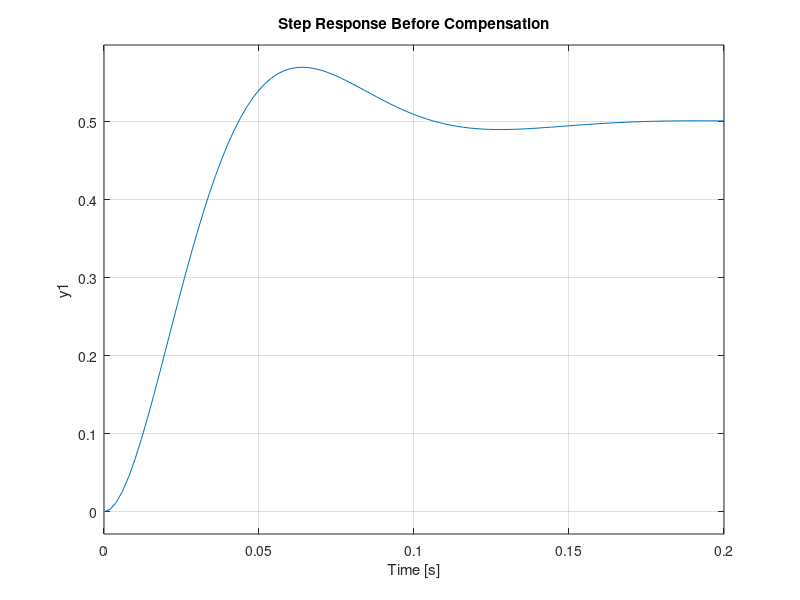
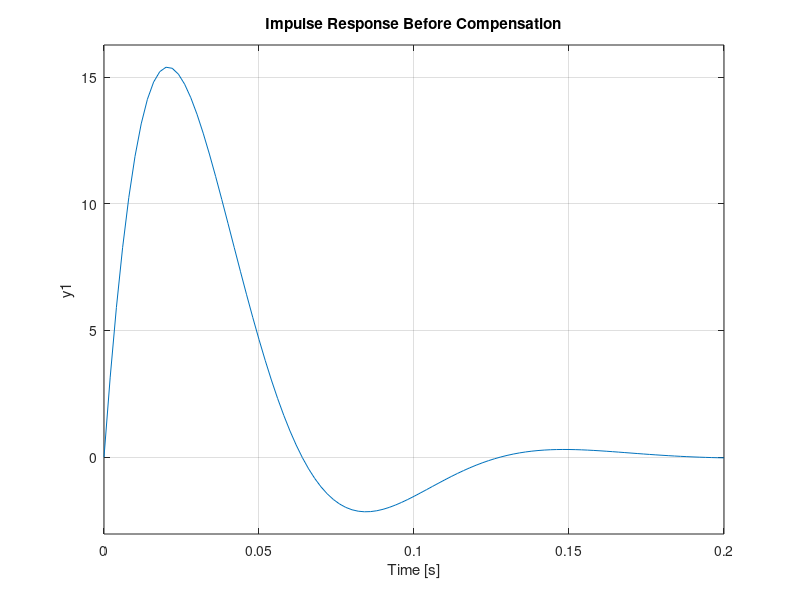

MATLAB code for these plots, in order: (Note: this script raises an error after producing the figures.)
clc;
clear;
close all;

% Second-Order Control System Analysis and Lead Compensator Design
% Parameters transcribed from the project report.

wn = 41;
zeta = 0.75;

fprintf('omega_n = %.4f rad/sec\n', wn);
fprintf('zeta = %.4f\n', zeta);

% Uncompensated open-loop transfer function
num = wn^2;
den = [1 2*zeta*wn wn^2];
G = tf(num, den);

disp('Open-loop transfer function G(s):');
G

% Unity-feedback closed-loop system before compensation
T = feedback(G, 1);

disp('Closed-loop transfer function before compensation T(s):');
T

figure;
step(T);
grid on;
title('Step Response Before Compensation');

figure;
impulse(T);
grid on;
title('Impulse Response Before Compensation');

info_before = stepinfo(T);
disp('System Information Before Compensation:');
disp(info_before);

figure;
rlocus(G);
grid on;
title('Root Locus Before Compensation');

% Lead compensator used in the report:
% Gc(s) = 2(s + 30)/(s + 60) = (2s + 60)/(s + 60)
Gc = 2 * tf([1 30], [1 60]);
G_comp = Gc * G;
T_comp = feedback(G_comp, 1);

disp('Lead compensator Gc(s):');
Gc

disp('Closed-loop transfer function after compensation T_comp(s):');
T_comp

figure;
step(T_comp);
grid on;
title('Step Response After Compensation');

figure;
step(T, T_comp);
grid on;
legend('Before Compensation', 'After Compensation', 'Location', 'best');
title('Step Response Comparison');

figure;
impulse(T_comp);
grid on;
title('Impulse Response After Compensation');

info_after = stepinfo(T_comp);
disp('System Information After Compensation:');
disp(info_after);

figure;
rlocus(G_comp);
grid on;
title('Root Locus After Compensation');

% Print concise comparison
fprintf('\nPerformance comparison:\n');
fprintf('Rise time:    before = %.4f s, after = %.4f s\n', ...
    info_before.RiseTime, info_after.RiseTime);
fprintf('Settling time: before = %.4f s, after = %.4f s\n', ...
    info_before.SettlingTime, info_after.SettlingTime);
fprintf('Overshoot:    before = %.4f%%, after = %.4f%%\n', ...
    info_before.Overshoot, info_after.Overshoot);
fprintf('Peak time:    before = %.4f s, after = %.4f s\n', ...
    info_before.PeakTime, info_after.PeakTime);
